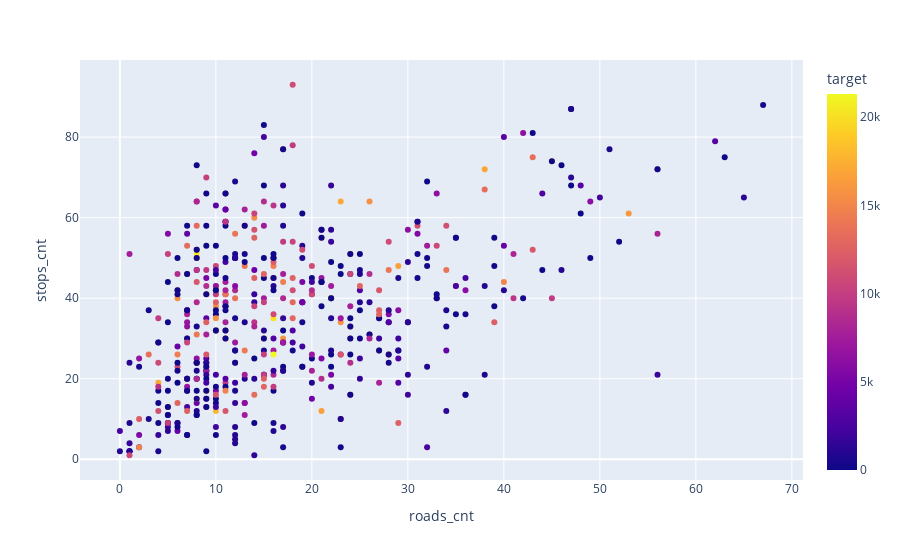

Notebook cell for this chart:
### Code cell
fig = px.scatter(data, x='roads_cnt', y='stops_cnt', color='target')
fig.show()

### Figure 1 — Plotly figure (JSON) as saved in the notebook; plotly's stock layout.template omitted (floating-point values rounded to 4 significant figures; data arrays with more than 128 entries replaced by an {"elided": "..."} marker saying what was removed)
{"data": [{"hovertemplate": "roads_cnt=%{x}<br>stops_cnt=%{y}<br>target=%{marker.color}<extra></extra>", "legendgroup": "", "marker": {"color": {"elided": "535 int values"}, "coloraxis": "coloraxis", "symbol": "circle"}, "mode": "markers", "name": "", "orientation": "v", "showlegend": false, "type": "scatter", "x": {"elided": "535 int values"}, "xaxis": "x", "y": {"elided": "535 int values"}, "yaxis": "y"}], "layout": {"coloraxis": {"colorbar": {"title": {"text": "target"}}, "colorscale": [[0, "#0d0887"], [0.1111, "#46039f"], [0.2222, "#7201a8"], [0.3333, "#9c179e"], [0.4444, "#bd3786"], [0.5556, "#d8576b"], [0.6667, "#ed7953"], [0.7778, "#fb9f3a"], [0.8889, "#fdca26"], [1, "#f0f921"]]}, "legend": {"tracegroupgap": 0}, "margin": {"t": 60}, "xaxis": {"anchor": "y", "domain": [0, 1], "title": {"text": "roads_cnt"}}, "yaxis": {"anchor": "x", "domain": [0, 1], "title": {"text": "stops_cnt"}}}}
